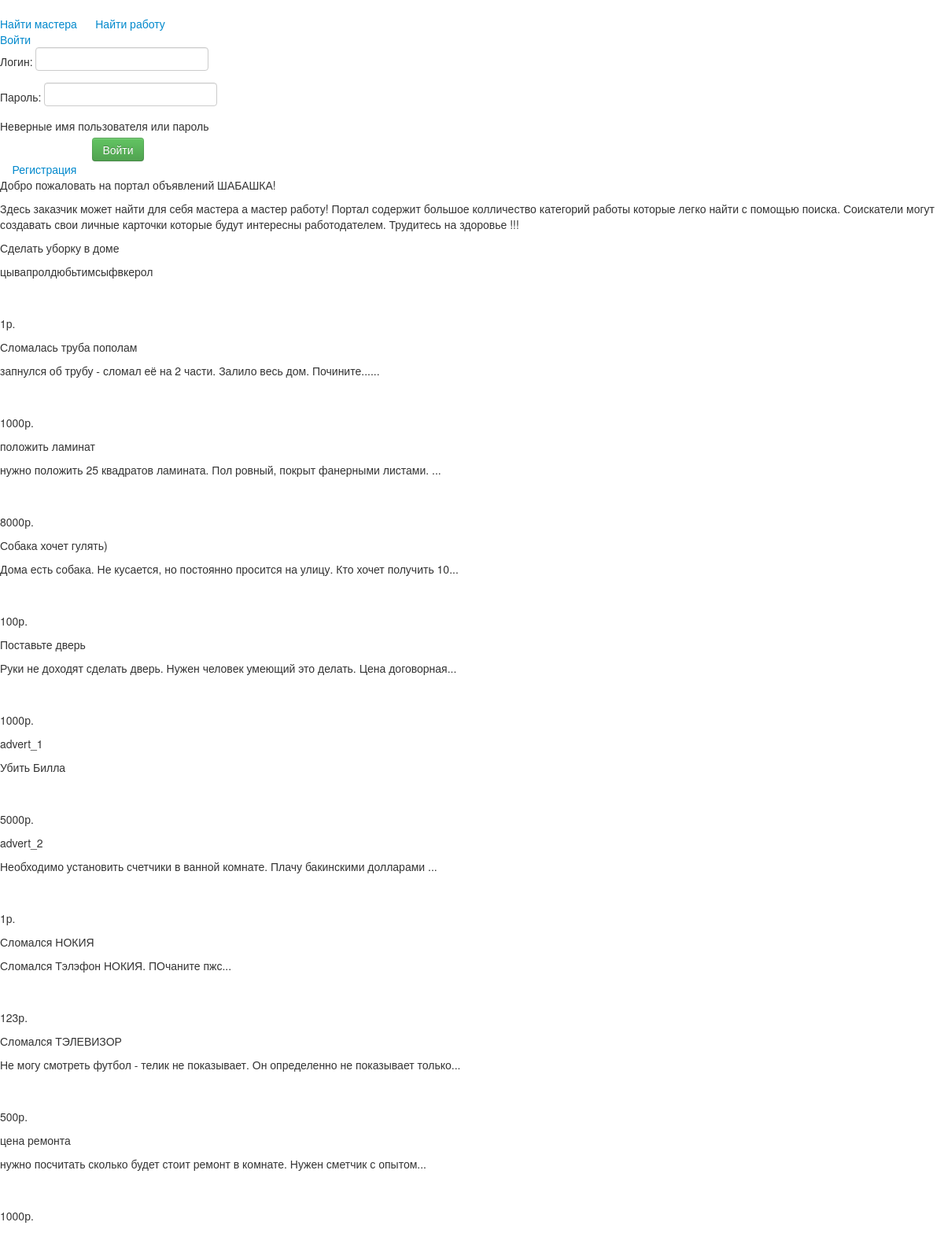
The page / (upper part) on the database its author committed.
### tables this page shows
CREATE TABLE IF NOT EXISTS `order` (
  `id` int(10) unsigned NOT NULL AUTO_INCREMENT,
  `status` tinyint(4) DEFAULT NULL,
  `id_customer` int(10) unsigned NOT NULL,
  `text` mediumtext,
  `id_category` int(10) unsigned DEFAULT NULL,
  `title` varchar(90) NOT NULL,
  `price` int(11) DEFAULT '0',
  `id_worker` int(10) unsigned DEFAULT NULL,
  `date` datetime NOT NULL,
  PRIMARY KEY (`id`),
  KEY `id_customer_idx` (`id_customer`)
);

### www/application/controllers/Home.php (called while the page is built, shortened)
<?php
class Home extends CI_Controller {
    public function __construct()
    {
        $this->load->model('categories','cat',TRUE);
        $this->load->model('users','users',TRUE);
        $this->load->model('adverts','adverts',TRUE);
        $this->load->helper('url');
    }
    public function index() {
        $this->load->helper('html');
        $this->load->view('common/header');
        $message['title'] = 'Добро пожаловать на портал объявлений ШАБАШКА!';
        $message['description'] = 'Здесь заказчик может найти для себя мастера а мастер работу! Портал содержит большое колличество категорий работы которые
            легко найти с помощью поиска. Соискатели могут создавать свои личные карточки которые будут интересны работодателем. Трудитесь на здоровье !!! ';
        $this->load->view('common/messageBlock', $message);
        $categs = $this->cat->getCategories();
        for($i = 0; $i < count($categs); $i++) {
            $subcats = $this->cat->getSubCategories($categs[$i]['id']);
            $categs[$i]['subcats'] = $subcats;
        }
        $data['categs'] = $categs;
        $data['masters'] = $this->users->getTheBestUserMaster(10, 'DESC');
        $adverts = $this->adverts->getLastAdverts();
        $data['adverts'] = $adverts;
        $this->load->view('homepageContent', $data);
        $this->load->view('common/footer');
    }
}

### www/index.php (called while the page is built, shortened)
<?php
require_once BASEPATH.'core/CodeIgniter.php';

### www/application/models/Adverts.php (called while the page is built, shortened)
<?php
class Adverts extends CI_Model{
	public function getLastAdverts ($count = 10, $offset = 0){
		$q = $this->db->select(array('id', 'title', 'text', 'price','status','date'))
			->from('order')
			->where('status = ','0')
			->order_by('date', 'DESC')
			->limit($count, $offset)->get();
		return $q->result_array();
	}
}

### www/application/models/Categories.php (called while the page is built)
<?php
class Categories extends CI_Model
{
    public function getCategories($id = 0)
    {
        if ($id === 0) {
            $q = $this->db->get('category');
        } else {
            $q = $this->db->select('name', 'id')->from('category')->where('id', $id)->get();
        }
        return $q->result_array();
    }
    public function getSubCategories($id = 0)
    {
        if ($id === 0) {
            $q = $this->db->get('subcategory');
        } else {
            $q = $this->db->select(array('name', 'id'))->from('subcategory')->where('id_cat', $id)->get();
        }
        return $q->result_array();
    }
}

### www/application/views/homepageContent.php (the view, shortened to what this page needs)
<div class="cntShell">
<div class="sliderShell" data-slider="adverts">
   <div class="sliderCnt">
        <div><!--
              <?php
                foreach($adverts as $advert){
                    $text = (strlen($advert['text']) > 115) ? substr($advert['text'], 0, 150) . "..." : $advert['text'];
                    echo '--><div class="item1" data-advid="'.$advert['id'].'" onclick="goToAdvert(this)">';
                    echo "<p>$advert[title]</p>";
                    echo "<p style=\"height: 56px;\">$text</p>";
                    echo "<p>{$advert['price']}р.</p>";
                    echo '</div><!--';
                }
                echo '-->'
              ?>
        </div>
    </div>
</div>
<table class="catShell">
    <tbody>
    <?php
        $i = 0;
        foreach($categs as $categ) {
            if($i == 0) {
                echo "<tr>";
            }
            echo "<td>";
            echo '<div class="catItem">';
            echo "<div>" . img('img/' . $categ['picture']) ."</div>";
            echo "</div>";
            echo "</td>";
            if($i == 2) {
                echo "</tr>";
                $i = 0;
                continue;
            }
            $i++;
        }
    ?>
    </tbody>
</table>
</div>

### www/application/views/common/header.php (shortened to what this page needs)
<!DOCTYPE html>
<html>
<head>
    <?php echo link_tag('styles/bootstrap/css/bootstrap.min.css')?>
    <?php echo link_tag('styles/style.css') ?>
</head>
<body>
<div class="pageShell">
    <div class="header">
        <div class="hCnt">
            <div>
            </div>
            <div>
                <a href="<?php echo site_url('employes')?>">Найти мастера</a> &nbsp;&nbsp;&nbsp;&nbsp;
                <a href="<?php echo site_url('jobs')?>">Найти работу</a>
            </div>
            <div>
                <?php $this->load->library('session');
                    if (isset($_SESSION['login'])) {
                        if ($_SESSION['login'] == 'true') {
                            echo "<a href=\"" . site_url('acount') . "\" sytle=\"\"> <i class=\"icon-user\"></i> " .
                                $_SESSION['name'] . "</a> &nbsp;&nbsp;&nbsp;&nbsp;";
                            echo "<a href=\"" . site_url('login/logout') . "\">Выход</a>";
                        }
                    } else {
                        echo
                            "<a href='#' id='togglePopup'>Войти</a>
                            <div class='login_popup' id='popup'>
                                <label>
                                    <span class='login_popup_lbl'>Логин:</span>
                                    <input type='text' name='login' id='login_inp'/>
                                </label>
                                <label>
                                    <span class='login_popup_lbl'>Пароль:</span>
                                    <input type='password' name='pass' id='pass_inp'/>
                                </label>
                                <label class='bad_login_label' id='bad_login_label'>Неверные имя пользователя или пароль</label>
                                <div style='text-align: center; width: 300px;'>
                                    <button type='submit' class='btn btn-success' id='login_popup_commit'>Войти</button>
                                </div>
                            </div>&nbsp;&nbsp;&nbsp;&nbsp";
                        echo "<a href=\"" . site_url('registration') . "\">Регистрация</a>";
                    }
                ?>
            </div>
        </div>
    </div>
</div>

### www/application/views/common/messageBlock.php
<div class="msgInfo">
    <div>
        <p><?php echo $title?></p>
        <p><?php echo $description?></p>
    </div>
</div>

### www/application/views/common/footer.php (shortened to what this page needs)
</body>
</html>

### rows shown on the page
order: title "Сделать уборку в доме", text "цывапролдюбьтимсыфвкерол", price "1"
order: title "Сломалась труба пополам", text "запнулся об трубу - сломал её на 2 части. Залило весь дом. Почините......", price "1000"
order: title "положить ламинат", text "нужно положить 25 квадратов ламината. Пол ровный, покрыт фанерными листами. ...", price "8000"
order: title "Собака хочет гулять)", text "Дома есть собака. Не кусается, но постоянно просится на улицу. Кто хочет получить 10...", price "100"
order: title "Поставьте дверь", text "Руки не доходят сделать дверь. Нужен человек умеющий это делать. Цена договорная...", price "1000"
order: title "advert_1", text "Убить Билла", price "5000"
order: title "advert_2", text "Необходимо установить счетчики в ванной комнате. Плачу бакинскими долларами ...", price "1"
order: title "Сломался НОКИЯ", text "Сломался Тэлэфон НОКИЯ. ПОчаните пжс...", price "123"
order: title "Сломался ТЭЛЕВИЗОР", text "Не могу смотреть футбол - телик не показывает. Он определенно не показывает только...", price "500"
order: title "цена ремонта", text "нужно посчитать сколько будет стоит ремонт в комнате. Нужен сметчик с опытом...", price "1000"

### other values the page prints
$title "Добро пожаловать на портал объявлений ШАБАШКА!"
